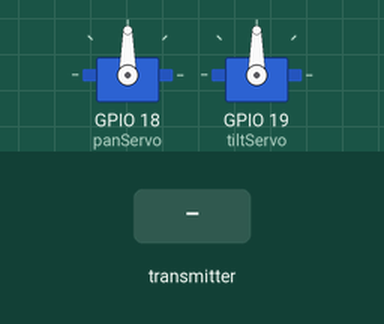
Recording of a sketch running on a simulated ESP32. On the bench: 2 × servo. Inputs (shaded band) come from the test bench.

Above: at 1.2 s.
1.3 s: the transmitter starts sending x = 0
At 2.9 s:
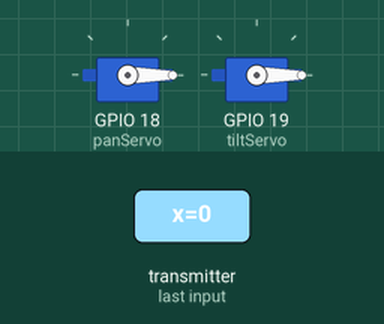
4.3 s: the transmitter starts sending y = 1024
At 5.9 s:
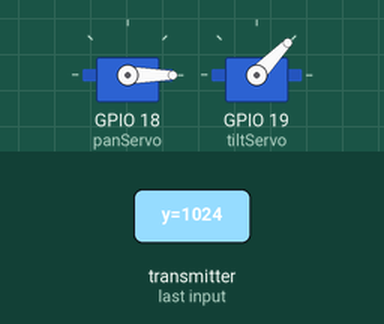
7.3 s: the transmitter starts sending x = 1024
At 8.4 s:
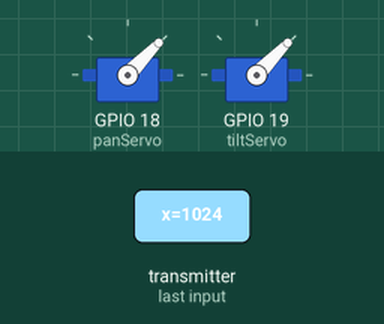
10.3 s: the transmitter starts sending y = 0
13.3 s: the transmitter starts sending x = 2048
At 14.5 s:
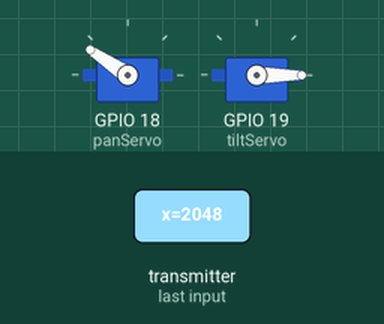
16.3 s: the transmitter starts sending y = 2048
Timing chart, 0 to 19.3 s (numbered marks = the images above; inputs shaded):
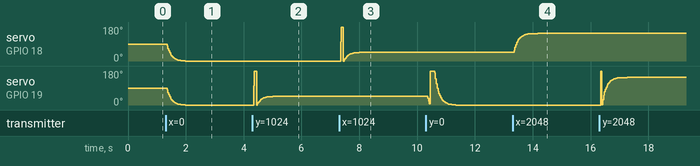

Measured:
- after the input at 1.3 s, servo on GPIO 18 (panServo), servo on GPIO 19 (tiltServo): moves from 90° to 0° over 0.63 s, starting after 0.05 s
- after the input at 13.3 s, servo on GPIO 18 (panServo): moves from 46° to 146° over 0.83 s, starting after 0.05 s

The sketch:

Alici.ino
```cpp
#include <esp_now.h>
#include <WiFi.h>
#include <ESP32Servo.h>

Servo panServo;
Servo tiltServo;

typedef struct struct_message {
  int x;
  int y;
} struct_message;

struct_message incomingReadings;
float targetX = 90, targetY = 90;
float currentX = 90, currentY = 90;
float smoothing = 0.1;

void OnDataRecv(const uint8_t * mac, const uint8_t *incomingData, int len) {
  memcpy(&incomingReadings, incomingData, sizeof(incomingReadings));
  targetX = incomingReadings.x;
  targetY = incomingReadings.y;
}

void setup() {
  ESP32PWM::allocateTimer(0);
  ESP32PWM::allocateTimer(1);
  panServo.attach(18);
  tiltServo.attach(19);
  WiFi.mode(WIFI_STA);
  if (esp_now_init() == ESP_OK) {
    esp_now_register_recv_cb(esp_now_recv_cb_t(OnDataRecv));
  }
}

void loop() {

  currentX += (targetX - currentX) * smoothing;
  currentY += (targetY - currentY) * smoothing;

  panServo.write((int)currentX);
  tiltServo.write((int)currentY);

  delay(15);
}
```
